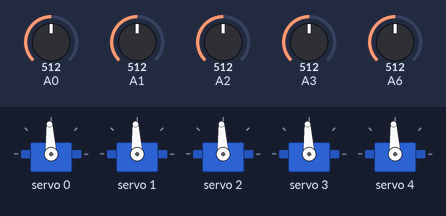
Bench run of a sketch on a simulated Arduino Nano, built with avr-gcc and run on an emulated ATmega328P. On the bench: 5 × servo. Inputs (shaded band) come from the test bench; at power-on: A0 = 512, A1 = 512, A2 = 512, A3 = 512, A6 = 512.

Above: at 1.2 s.
1.3 s: A0 set to 660
At 2.4 s:
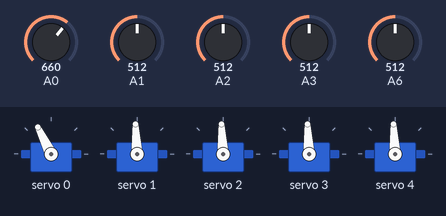
2.8 s: A1 set to 660
At 3.7 s:
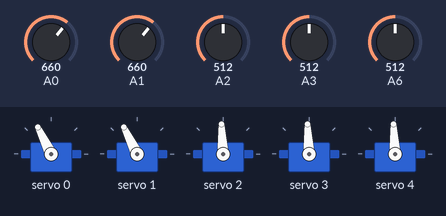
4.3 s: A2 set to 660
At 5.0 s:
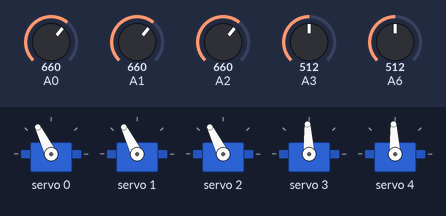
5.8 s: A3 set to 660
At 6.3 s:
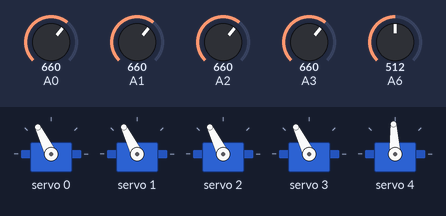
7.3 s: A6 set to 660
At 8.0 s:
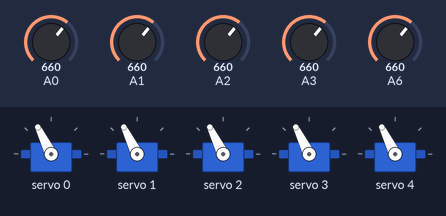
8.8 s: A0 set to 716
At 9.3 s:
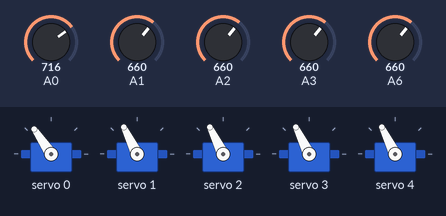
Timing chart, 0 to 11.3 s (numbered marks = the images above; inputs shaded):
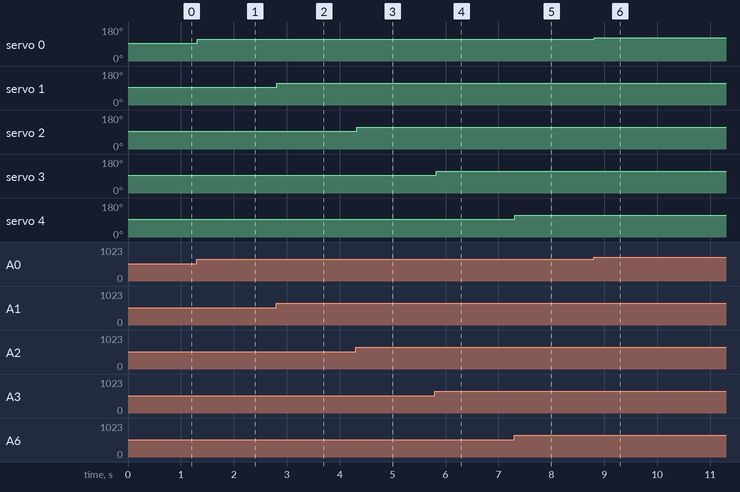

Measured:
- after the input at 1.3 s, servo 0: 93° → 116° at once
- after the input at 2.8 s, servo 1: 93° → 116° at once
- after the input at 4.3 s, servo 2: 93° → 116° at once
- after the input at 5.8 s, servo 3: 93° → 116° at once
- after the input at 7.3 s, servo 4: 93° → 116° at once
- after the input at 8.8 s, servo 0: 116° → 124° at once

The sketch:

robot-arm-control-basic.ino
```cpp
/*
  Basic Robot Arm Controller
  robot-arm-control-basic.ino
  Controls 5 DOF Robot Arm, uses Arduino Nano and PCA9685 PWM Controller
  Uses Adafruit PWM library
  Uses 5 potentiometers for input (can be modified for 6)

  DroneBot Workshop 2018
  https://dronebotworkshop.com
*/

// Include Wire Library for I2C Communications
#include <Wire.h>

// Include Adafruit PWM Library
#include <Adafruit_PWMServoDriver.h>

#define MIN_PULSE_WIDTH       650
#define MAX_PULSE_WIDTH       2350
#define FREQUENCY             50

Adafruit_PWMServoDriver pwm = Adafruit_PWMServoDriver();

// Define Potentiometer Inputs

int controlBase = A0;
int controlElbow = A1;
int controlWrist = A2;
int controlPivot = A3;
int controlJaws = A6;

// Define Motor Outputs on PCA9685 board

int motorBase = 0;
int motorElbow = 1;
int motorWrist = 2;
int motorPivot = 3;
int motorJaws = 4;

// Define Motor position variables
int mtrDegreeBase;
int mtrDegreeElbow;
int mtrDegreeWrist;
int mtrDegreePivot;
int mtrDegreeJaws;

void setup()
{
  // Setup PWM Controller object
  pwm.begin();
  pwm.setPWMFreq(FREQUENCY);
}

// Function to move motor to specific position
void moveMotorDeg(int moveDegree, int motorOut)
{
  int pulse_wide, pulse_width;

  // Convert to pulse width
  pulse_wide = map(moveDegree, 0, 180, MIN_PULSE_WIDTH, MAX_PULSE_WIDTH);
  pulse_width = int(float(pulse_wide) / 1000000 * FREQUENCY * 4096);

  //Control Motor
  pwm.setPWM(motorOut, 0, pulse_width);
}

// Function to convert potentiometer position into servo angle
int getDegree(int controlIn)
{
  int potVal, srvDegree;

  // Read values from potentiometer
  potVal = analogRead(controlIn);

  // Calculate angle in degrees
  srvDegree = map(potVal, 0, 1023, 0, 180);

  // Return angle in degrees
  return srvDegree;

}

void loop() {

  //Control Base Motor

  // Get desired position
  mtrDegreeBase = getDegree(controlBase);
  // Move motor
  moveMotorDeg(mtrDegreeBase, motorBase);


  //Control Elbow Motor

  // Get desired position
  mtrDegreeElbow = getDegree(controlElbow);
  // Move motor
  moveMotorDeg(mtrDegreeElbow, motorElbow);


  //Control Wrist Motor

  // Get desired position
  mtrDegreeWrist = getDegree(controlWrist);
  // Move motor
  moveMotorDeg(mtrDegreeWrist, motorWrist);


  //Control Pivot Motor

  // Get desired position
  mtrDegreePivot = getDegree(controlPivot);
  // Move motor
  moveMotorDeg(mtrDegreePivot, motorPivot);


  //Control Jaws Motor

  // Get desired position
  mtrDegreeJaws = getDegree(controlJaws);
  // Move motor
  moveMotorDeg(mtrDegreeJaws, motorJaws);


  // Add short delay
  delay(20);

}
```
